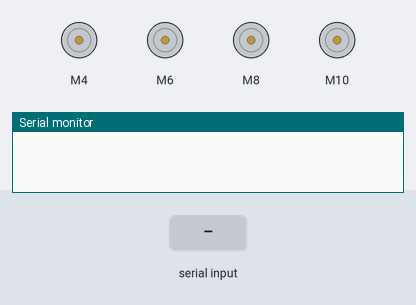
Simulated run of this sketch. Board: Arduino Uno, built with avr-gcc and run on an emulated ATmega328P. Parts: 4 × DC motor (green arrow = forward, orange = backward, longer = faster), the last lines printed to the serial monitor. The test bench sets the inputs (shaded band).

Above: at 1.2 s.
1.3 s: "w\n" received over Serial
At 1.7 s:
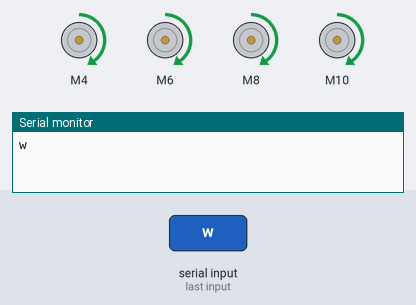
3.3 s: "s\n" received over Serial
At 3.7 s:
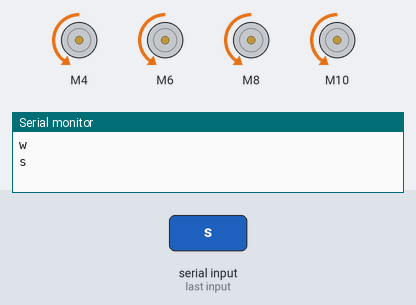
5.3 s: "a\n" received over Serial
At 5.7 s:
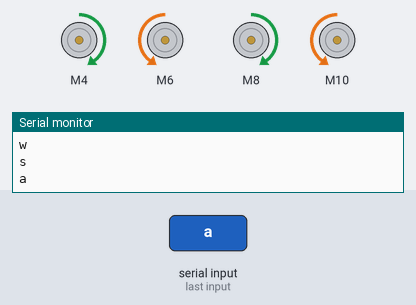
7.3 s: "d\n" received over Serial
At 7.7 s:
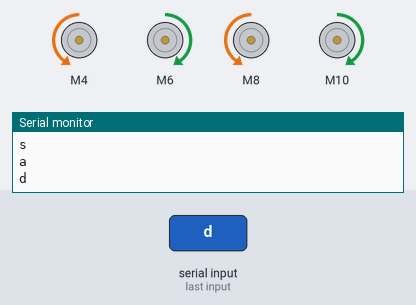
9.3 s: "e\n" received over Serial
At 9.7 s:
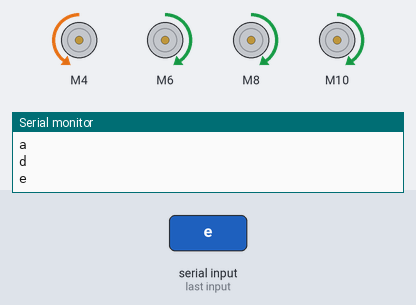
11.3 s: "r\n" received over Serial
At 11.7 s:
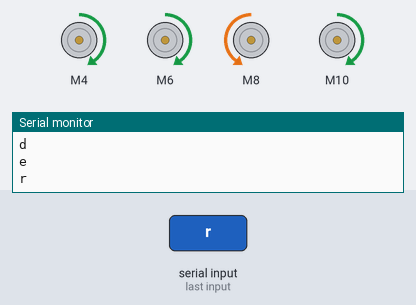
Timing chart, 0 to 14.3 s (numbered marks = the images above; inputs shaded):
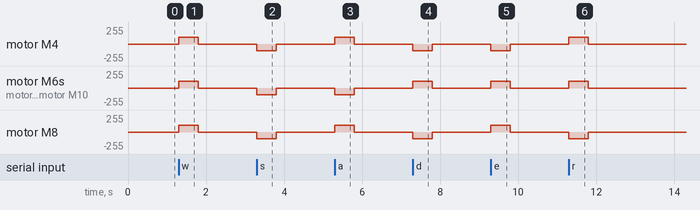

Measured:
- after the input at 1.3 s, motor M4, motor M6, motor M8, motor M10: stopped → forward 100/255 at once, → stopped 0.50 s later
- after the input at 3.3 s, motor M4, motor M6, motor M8, motor M10: stopped → backward 100/255 at once, → stopped 0.50 s later
- after the input at 5.3 s, motor M4, motor M8: stopped → forward 100/255 at once, → stopped 0.50 s later; motor M6, motor M10: stopped → backward 100/255 at once, → stopped 0.50 s later
- after the input at 7.3 s, motor M4, motor M8: stopped → backward 100/255 at once, → stopped 0.50 s later; motor M6, motor M10: stopped → forward 100/255 at once, → stopped 0.50 s later
- after the input at 9.3 s, motor M4: stopped → backward 100/255 at once, → stopped 0.50 s later; motor M6, motor M8, motor M10: stopped → forward 100/255 at once, → stopped 0.50 s later
- after the input at 11.3 s, motor M4, motor M6, motor M10: stopped → forward 100/255 at once, → stopped 0.50 s later; motor M8: stopped → backward 100/255 at once, → stopped 0.50 s later

The sketch:

motor.ino
```cpp
#include <util/atomic.h> // For the ATOMIC_BLOCK macro
#include "CytronMotorDriver.h"
#include <math.h>

#define ENCA1 18 // Encoder 1 (LB)
#define ENCB1 14 // Encoder 1
#define ENCA2 19  // Encoder 2 (LF)
#define ENCB2 15  // Encoder 2
#define ENCA3 3 // Encoder 3 (RF)
#define ENCB3 17 // Encoder 3
#define ENCA4 2 // Encoder 4 (RB)
#define ENCB4 16 // Encoder 4

volatile int posi1 = 0, posi2 = 0, posi3 = 0, posi4 = 0; // Positions
int pos1, pos2, pos3, pos4;
long prevT = 0;
float eprev1 = 0, eprev2 = 0, eprev3 = 0, eprev4 = 0;
// float eintegral1 = 0, eintegral2 = 0, eintegral3 = 0, eintegral4 = 0;
float u1 = 0, u2 = 0, u3 = 0, u4 = 0;
float target;
float target1 = 0, target2 = 0, target3 = 0, target4 = 0;
char dir;
int count = 0;
int e1, e2, e3, e4;

CytronMD motor1(PWM_DIR, 4, 5); // Motor 1 (LB)
CytronMD motor2(PWM_DIR, 6, 7); // Motor 2 (LF)
CytronMD motor3(PWM_DIR, 8, 9); // Motor 3 (RF)
CytronMD motor4(PWM_DIR, 10, 11); // Motor 4 (RB)

// Define states
enum MotorState {
  RUNNING,
  STOPPED
};

MotorState motorState = STOPPED;

void setup() {
  Serial.begin(115200);
  while (!Serial) {;} // wait for serial to connect
  // Serial.setTimeout(2000); // increase timeout time for reading string
  // Set encoder pins as inputs with pull-up resistors
  pinMode(ENCA1, INPUT_PULLUP);
  pinMode(ENCB1, INPUT_PULLUP);
  pinMode(ENCA2, INPUT_PULLUP);
  pinMode(ENCB2, INPUT_PULLUP);
  pinMode(ENCA3, INPUT_PULLUP);
  pinMode(ENCB3, INPUT_PULLUP);
  pinMode(ENCA4, INPUT_PULLUP);
  pinMode(ENCB4, INPUT_PULLUP);

  motor1.setSpeed(0);
  motor2.setSpeed(0);
  motor3.setSpeed(0);
  motor4.setSpeed(0);

}

void loop() {
  // Read serial input and update target if motorState is stopped to avoid interrupting unfinish movement
  if (Serial.available()) {
    String command = Serial.readStringUntil('\n');
    Serial.println(command);

    int speed = 100;

    switch (command.charAt(0)){
        case 'w':
        motor1.setSpeed(speed); // Motor 1 runs forward
        motor2.setSpeed(speed); // Motor 2 and Motor 3 and Motor 4 runs forward
        motor3.setSpeed(speed); // Motor 2 and Motor 3 and Motor 4 runs forward
        motor4.setSpeed(speed); // Motor 2 and Motor 3 and Motor 4 runs forward
        break;
        case 's':
        //-------------------------------------------------- need calibrate
        motor1.setSpeed(-speed); // Motor 1 runs forward
        motor2.setSpeed(-speed); // Motor 2 and Motor 3 and Motor 4 runs forward
        motor3.setSpeed(-speed); // Motor 2 and Motor 3 and Motor 4 runs forward
        motor4.setSpeed(-speed); // Motor 2 and Motor 3 and Motor 4 runs forward
        //--------------------------------------------------------------------
        break;
        case 'a':
        //-------------------------------------------------- need calibrate
        motor1.setSpeed(speed); // Motor 1 runs forward
        motor2.setSpeed(-speed); // Motor 2 and Motor 3 and Motor 4 runs forward
        motor3.setSpeed(speed); // Motor 2 and Motor 3 and Motor 4 runs forward
        motor4.setSpeed(-speed); // Motor 2 and Motor 3 and Motor 4 runs forward
        //--------------------------------------------------------------------
        break;
        case 'd':
        //-------------------------------------------------- need calibrate
        motor1.setSpeed(-speed); // Motor 1 runs forward
        motor2.setSpeed(speed); // Motor 2 and Motor 3 and Motor 4 runs forward
        motor3.setSpeed(-speed); // Motor 2 and Motor 3 and Motor 4 runs forward
        motor4.setSpeed(speed); // Motor 2 and Motor 3 and Motor 4 runs forward
        //--------------------------------------------------------------------
        break;
        case 'e': // Rotate left
        //-------------------------------------------------- need calibrate
        motor1.setSpeed(-speed); // Motor 1 runs forward
        motor2.setSpeed(speed); // Motor 2 and Motor 3 and Motor 4 runs forward
        motor3.setSpeed(speed); // Motor 2 and Motor 3 and Motor 4 runs forward
        motor4.setSpeed(speed); // Motor 2 and Motor 3 and Motor 4 runs forward
        //--------------------------------------------------------------------
        break;
        case 'r': // Rotate left
        //-------------------------------------------------- need calibrate
        motor1.setSpeed(speed); // Motor 1 runs forward
        motor2.setSpeed(speed); // Motor 2 and Motor 3 and Motor 4 runs forward
        motor3.setSpeed(-speed); // Motor 2 and Motor 3 and Motor 4 runs forward
        motor4.setSpeed(speed); // Motor 2 and Motor 3 and Motor 4 runs forward
        //--------------------------------------------------------------------
        break;
    }
    delay(500);
  }
  else {
    motor1.setSpeed(0); // Motor 1 runs forward
    motor2.setSpeed(0); // Motor 2 and Motor 3 and Motor 4 runs forward
    motor3.setSpeed(0); // Motor 2 and Motor 3 and Motor 4 runs forward
    motor4.setSpeed(0); // Motor 2 and Motor 3 and Motor 4 runs forward
  }

  // Delay to stabilize the loop
//  delay(500);

}
```
